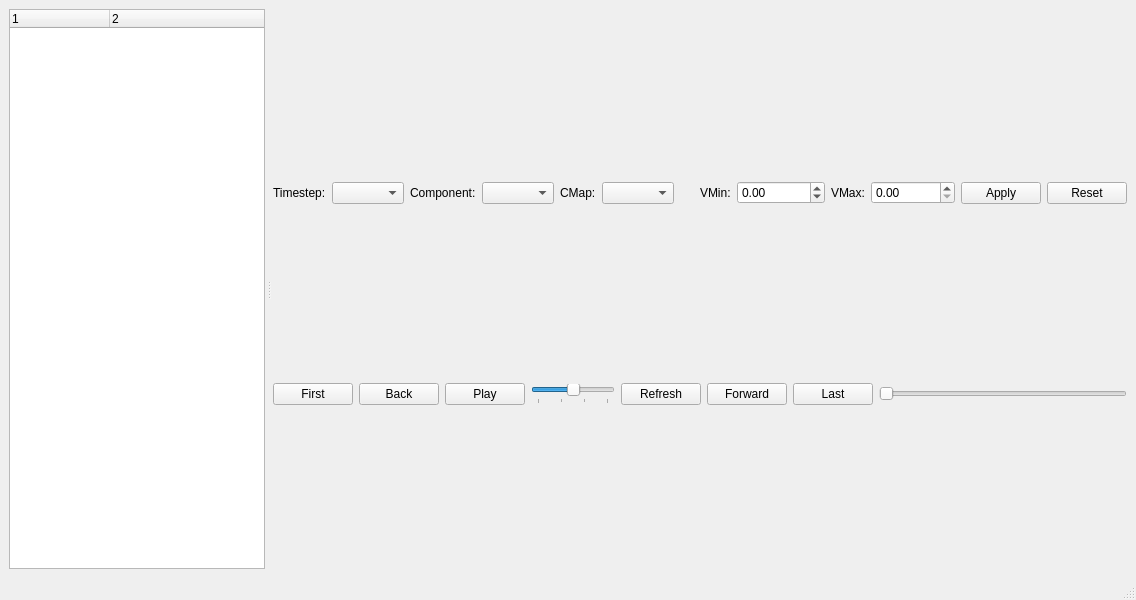
<?xml version="1.0" encoding="UTF-8"?>
<ui version="4.0">
 <class>FrameWindow</class>
 <widget class="QMainWindow" name="FrameWindow">
  <property name="geometry">
   <rect>
    <x>0</x>
    <y>0</y>
    <width>975</width>
    <height>600</height>
   </rect>
  </property>
  <property name="sizePolicy">
   <sizepolicy hsizetype="Expanding" vsizetype="Expanding">
    <horstretch>0</horstretch>
    <verstretch>0</verstretch>
   </sizepolicy>
  </property>
  <property name="windowTitle">
   <string>MainWindow</string>
  </property>
  <widget class="QWidget" name="centralwidget">
   <layout class="QGridLayout" name="gridLayout">
    <item row="1" column="0">
     <widget class="QSplitter" name="splitter">
      <property name="sizePolicy">
       <sizepolicy hsizetype="Expanding" vsizetype="Expanding">
        <horstretch>0</horstretch>
        <verstretch>0</verstretch>
       </sizepolicy>
      </property>
      <property name="autoFillBackground">
       <bool>false</bool>
      </property>
      <property name="orientation">
       <enum>Qt::Horizontal</enum>
      </property>
      <property name="handleWidth">
       <number>8</number>
      </property>
      <widget class="QTreeWidget" name="hdfTree">
       <property name="enabled">
        <bool>true</bool>
       </property>
       <property name="sizePolicy">
        <sizepolicy hsizetype="MinimumExpanding" vsizetype="Expanding">
         <horstretch>0</horstretch>
         <verstretch>0</verstretch>
        </sizepolicy>
       </property>
       <property name="baseSize">
        <size>
         <width>20</width>
         <height>0</height>
        </size>
       </property>
       <property name="columnCount">
        <number>2</number>
       </property>
       <attribute name="headerCascadingSectionResizes">
        <bool>false</bool>
       </attribute>
       <attribute name="headerShowSortIndicator" stdset="0">
        <bool>false</bool>
       </attribute>
       <column>
        <property name="text">
         <string notr="true">1</string>
        </property>
       </column>
       <column>
        <property name="text">
         <string notr="true">2</string>
        </property>
       </column>
      </widget>
      <widget class="QWidget" name="">
       <layout class="QVBoxLayout" name="mainLayout">
        <property name="sizeConstraint">
         <enum>QLayout::SetDefaultConstraint</enum>
        </property>
        <item>
         <layout class="QHBoxLayout" name="optionsLayout">
          <property name="spacing">
           <number>6</number>
          </property>
          <item>
           <widget class="QLabel" name="lblTimestep">
            <property name="sizePolicy">
             <sizepolicy hsizetype="Fixed" vsizetype="Preferred">
              <horstretch>0</horstretch>
              <verstretch>0</verstretch>
             </sizepolicy>
            </property>
            <property name="text">
             <string>Timestep:</string>
            </property>
           </widget>
          </item>
          <item>
           <widget class="QComboBox" name="cmbTimestep">
            <property name="sizePolicy">
             <sizepolicy hsizetype="Preferred" vsizetype="Fixed">
              <horstretch>0</horstretch>
              <verstretch>0</verstretch>
             </sizepolicy>
            </property>
            <property name="toolTip">
             <string>Select the timestep to be used.</string>
            </property>
           </widget>
          </item>
          <item>
           <widget class="QLabel" name="lblComponent">
            <property name="sizePolicy">
             <sizepolicy hsizetype="Fixed" vsizetype="Preferred">
              <horstretch>0</horstretch>
              <verstretch>0</verstretch>
             </sizepolicy>
            </property>
            <property name="text">
             <string>Component:</string>
            </property>
           </widget>
          </item>
          <item>
           <widget class="QComboBox" name="cmbComponent">
            <property name="sizePolicy">
             <sizepolicy hsizetype="Preferred" vsizetype="Fixed">
              <horstretch>0</horstretch>
              <verstretch>0</verstretch>
             </sizepolicy>
            </property>
            <property name="toolTip">
             <string>Select the component of the complex-valued frame to be shown.</string>
            </property>
           </widget>
          </item>
          <item>
           <widget class="QLabel" name="lblCmap">
            <property name="sizePolicy">
             <sizepolicy hsizetype="Fixed" vsizetype="Preferred">
              <horstretch>0</horstretch>
              <verstretch>0</verstretch>
             </sizepolicy>
            </property>
            <property name="text">
             <string>CMap:</string>
            </property>
           </widget>
          </item>
          <item>
           <widget class="QComboBox" name="cmbCmap">
            <property name="sizePolicy">
             <sizepolicy hsizetype="Preferred" vsizetype="Fixed">
              <horstretch>0</horstretch>
              <verstretch>0</verstretch>
             </sizepolicy>
            </property>
            <property name="toolTip">
             <string>Select a Colormap.</string>
            </property>
           </widget>
          </item>
          <item>
           <spacer name="verticalSpacer">
            <property name="orientation">
             <enum>Qt::Vertical</enum>
            </property>
            <property name="sizeType">
             <enum>QSizePolicy::Fixed</enum>
            </property>
            <property name="sizeHint" stdset="0">
             <size>
              <width>20</width>
              <height>40</height>
             </size>
            </property>
           </spacer>
          </item>
          <item>
           <widget class="QLabel" name="lblVMin">
            <property name="sizePolicy">
             <sizepolicy hsizetype="Fixed" vsizetype="Fixed">
              <horstretch>0</horstretch>
              <verstretch>0</verstretch>
             </sizepolicy>
            </property>
            <property name="text">
             <string>VMin:</string>
            </property>
           </widget>
          </item>
          <item>
           <widget class="QDoubleSpinBox" name="spnVMin">
            <property name="sizePolicy">
             <sizepolicy hsizetype="Preferred" vsizetype="Fixed">
              <horstretch>0</horstretch>
              <verstretch>0</verstretch>
             </sizepolicy>
            </property>
            <property name="toolTip">
             <string>Set the minimum of the image contrast.</string>
            </property>
            <property name="buttonSymbols">
             <enum>QAbstractSpinBox::UpDownArrows</enum>
            </property>
            <property name="minimum">
             <double>-9999999999.000000000000000</double>
            </property>
           </widget>
          </item>
          <item>
           <widget class="QLabel" name="lblVMax">
            <property name="sizePolicy">
             <sizepolicy hsizetype="Fixed" vsizetype="Fixed">
              <horstretch>0</horstretch>
              <verstretch>0</verstretch>
             </sizepolicy>
            </property>
            <property name="text">
             <string>VMax:</string>
            </property>
           </widget>
          </item>
          <item>
           <widget class="QDoubleSpinBox" name="spnVMax">
            <property name="sizePolicy">
             <sizepolicy hsizetype="Preferred" vsizetype="Fixed">
              <horstretch>0</horstretch>
              <verstretch>0</verstretch>
             </sizepolicy>
            </property>
            <property name="toolTip">
             <string>Set the maximum of the image contrast.</string>
            </property>
            <property name="maximum">
             <double>9999999999.000000000000000</double>
            </property>
           </widget>
          </item>
          <item>
           <widget class="QPushButton" name="btnApplyLimits">
            <property name="text">
             <string>Apply</string>
            </property>
           </widget>
          </item>
          <item>
           <widget class="QPushButton" name="btnResetLimits">
            <property name="toolTip">
             <string>Reset the limits to the 2nd and 98th percentiles.</string>
            </property>
            <property name="text">
             <string>Reset</string>
            </property>
           </widget>
          </item>
         </layout>
        </item>
        <item>
         <layout class="QHBoxLayout" name="controlsLayout">
          <item>
           <widget class="QPushButton" name="btnFirst">
            <property name="toolTip">
             <string>Go to the first frame in the set.</string>
            </property>
            <property name="text">
             <string>First</string>
            </property>
            <property name="icon">
             <iconset theme="go-first"/>
            </property>
           </widget>
          </item>
          <item>
           <widget class="QPushButton" name="btnBack">
            <property name="toolTip">
             <string>Go to the previous frame in the set.</string>
            </property>
            <property name="text">
             <string>Back</string>
            </property>
            <property name="icon">
             <iconset theme="go-previous"/>
            </property>
           </widget>
          </item>
          <item>
           <widget class="QPushButton" name="btnPlay">
            <property name="toolTip">
             <string>Play through all the frames in the set.</string>
            </property>
            <property name="text">
             <string>Play</string>
            </property>
            <property name="icon">
             <iconset theme="media-playback-start"/>
            </property>
            <property name="checkable">
             <bool>true</bool>
            </property>
           </widget>
          </item>
          <item>
           <widget class="QSlider" name="sldPlaySpeed">
            <property name="sizePolicy">
             <sizepolicy hsizetype="Fixed" vsizetype="Fixed">
              <horstretch>0</horstretch>
              <verstretch>0</verstretch>
             </sizepolicy>
            </property>
            <property name="toolTip">
             <string>Change frame speed when entering &quot;play&quot; mode. Default is ~30fps.</string>
            </property>
            <property name="minimum">
             <number>0</number>
            </property>
            <property name="maximum">
             <number>30</number>
            </property>
            <property name="value">
             <number>15</number>
            </property>
            <property name="orientation">
             <enum>Qt::Horizontal</enum>
            </property>
            <property name="tickPosition">
             <enum>QSlider::TicksBelow</enum>
            </property>
            <property name="tickInterval">
             <number>10</number>
            </property>
           </widget>
          </item>
          <item>
           <widget class="QPushButton" name="btnRefresh">
            <property name="toolTip">
             <string>Force a refresh of the frame data based on current setting.</string>
            </property>
            <property name="text">
             <string>Refresh</string>
            </property>
            <property name="icon">
             <iconset theme="view-refresh"/>
            </property>
            <property name="checkable">
             <bool>false</bool>
            </property>
            <property name="flat">
             <bool>false</bool>
            </property>
           </widget>
          </item>
          <item>
           <widget class="QPushButton" name="btnForward">
            <property name="toolTip">
             <string>Go to the next frame in the set.</string>
            </property>
            <property name="text">
             <string>Forward</string>
            </property>
            <property name="icon">
             <iconset theme="go-next"/>
            </property>
           </widget>
          </item>
          <item>
           <widget class="QPushButton" name="btnLast">
            <property name="toolTip">
             <string>Go to the last frame in the set.</string>
            </property>
            <property name="text">
             <string>Last</string>
            </property>
            <property name="icon">
             <iconset theme="go-last"/>
            </property>
           </widget>
          </item>
          <item>
           <widget class="QSlider" name="sldFrameSlider">
            <property name="enabled">
             <bool>true</bool>
            </property>
            <property name="sizePolicy">
             <sizepolicy hsizetype="MinimumExpanding" vsizetype="Fixed">
              <horstretch>0</horstretch>
              <verstretch>0</verstretch>
             </sizepolicy>
            </property>
            <property name="toolTip">
             <string>Scroll through the frames in the set.</string>
            </property>
            <property name="orientation">
             <enum>Qt::Horizontal</enum>
            </property>
            <property name="invertedAppearance">
             <bool>false</bool>
            </property>
            <property name="invertedControls">
             <bool>false</bool>
            </property>
            <property name="tickPosition">
             <enum>QSlider::NoTicks</enum>
            </property>
           </widget>
          </item>
         </layout>
        </item>
       </layout>
      </widget>
     </widget>
    </item>
   </layout>
  </widget>
  <widget class="QMenuBar" name="menubar">
   <property name="geometry">
    <rect>
     <x>0</x>
     <y>0</y>
     <width>975</width>
     <height>25</height>
    </rect>
   </property>
  </widget>
  <widget class="QStatusBar" name="statusbar"/>
 </widget>
 <resources/>
 <connections/>
</ui>
